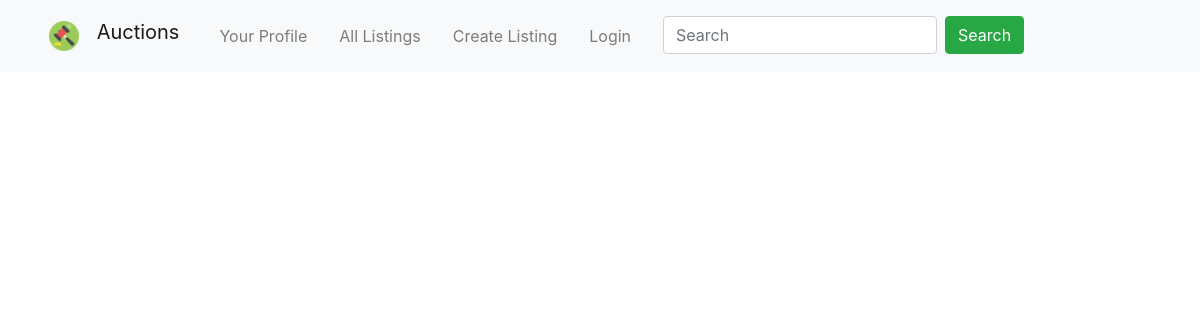
Page /categories/ on the earlier database version.
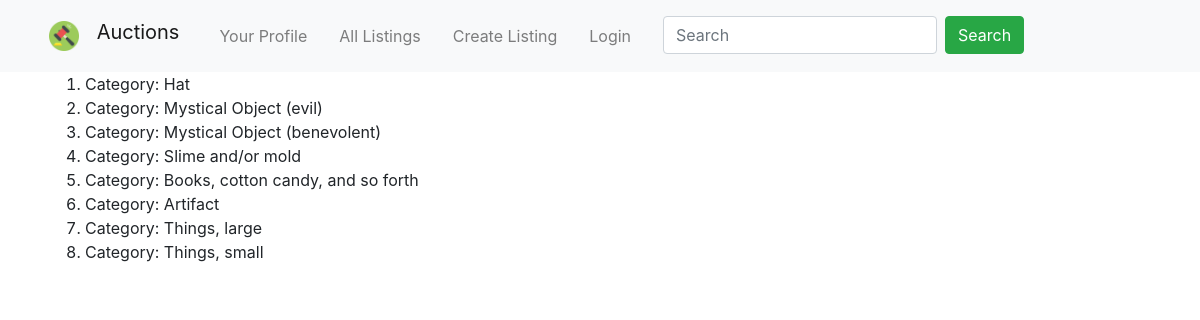
Same page on the later database version.
### auctions/models.py (models this page shows)
class Category(models.Model):
    content = models.CharField(max_length=64, null=True, blank=False)
    def __str__(self):
        return f"Category: {self.content}"

### auctions/views.py (the view)
# urls.py: path("categories/", views.categories, name="categories"),
def categories(request):
    return render(request, "auctions/categories.html", {
        'categories': Category.objects.all()
    })

### auctions/templates/auctions/categories.html
{% extends 'auctions/layout.html' %}
{% block body %}
    <ol>
    {% for category in categories %}
        <li>{{ category }}</li>
    {% endfor %}
    </ol>
{% endblock %}

### auctions/templates/auctions/layout.html (shortened to what this page needs)
{% load static %}
<!DOCTYPE html>
<html lang="en">
    <head>
        <link rel="stylesheet" href="https://stackpath.bootstrapcdn.com/bootstrap/4.4.1/css/bootstrap.min.css">
        <link href="{% static 'auctions/styles.css' %}" rel="stylesheet">
        <link rel="stylesheet" href="https://maxcdn.bootstrapcdn.com/bootstrap/4.5.2/css/bootstrap.min.css">
    </head>
    <body>
        <nav class="navbar navbar-expand-md bg-light navbar-light">
            <div class="container">
                <a class="navbar-brand" href="{% url 'index' %}" aria-label="Gavel Logo for the Auctions website">
                    <img src="{% static 'auctions/images/gavel_icon.png' %}" width="30" height="30" class="align-top m-1" alt="Gavel Logo">
                    <span class="p-2">Auctions</span>
                </a>
                <div class="collapse navbar-collapse" id="header-nav" role="navigation">
                    <ul class="navbar-nav">
                        <li class="nav-item p-2">
                            <a href="{% url 'index' %}" class="nav-link">Your Profile</a>
                        </li>
                        <li class="nav-item p-2">
                            <a href="{% url 'all_listings' %}" class="nav-link">All Listings</a>
                        </li>
                        <li class="nav-item p-2">
                            <a href="{% url 'create_listing' %}" class="nav-link">Create Listing</a>
                        </li>
                        <li class="nav-item p-2">
                            {% if user.is_authenticated %}
                                <a href="{% url 'logout' %}" class="nav-link">
                                <span class="d-none d-md-block d-lg-none"><br/></span>
                                Logout
                            </a>
                            {% else %}
                                <a href="{% url 'login' %}" class="nav-link">
                                Login
                            </a>
                            {% endif %}
                        </li>
                        <li class="nav-item p-2">
                            <form class="form-inline" action="search/" method="GET">
                                <input type="text" class="form-control mb-2 mb-lg-0 mx-0 mx-lg-2" placeholder="Search">
                                <button type="submit" class="btn btn-success">Search</button>
                            </form>
                        </li>
                    </ul>
                </div>
            </div>
        </nav>
        <div class="container">
            {% block body %}{% endblock %}
        </div>
    </body>
</html>

Differences in the rows shown:
added Category: content "Category: Hat"
added Category: content "Category: Mystical Object (evil)"
added Category: content "Category: Mystical Object (benevolent)"
added Category: content "Category: Slime and/or mold"
added Category: content "Category: Books, cotton candy, and so forth"
added Category: content "Category: Artifact"
added Category: content "Category: Things, large"
added Category: content "Category: Things, small"
